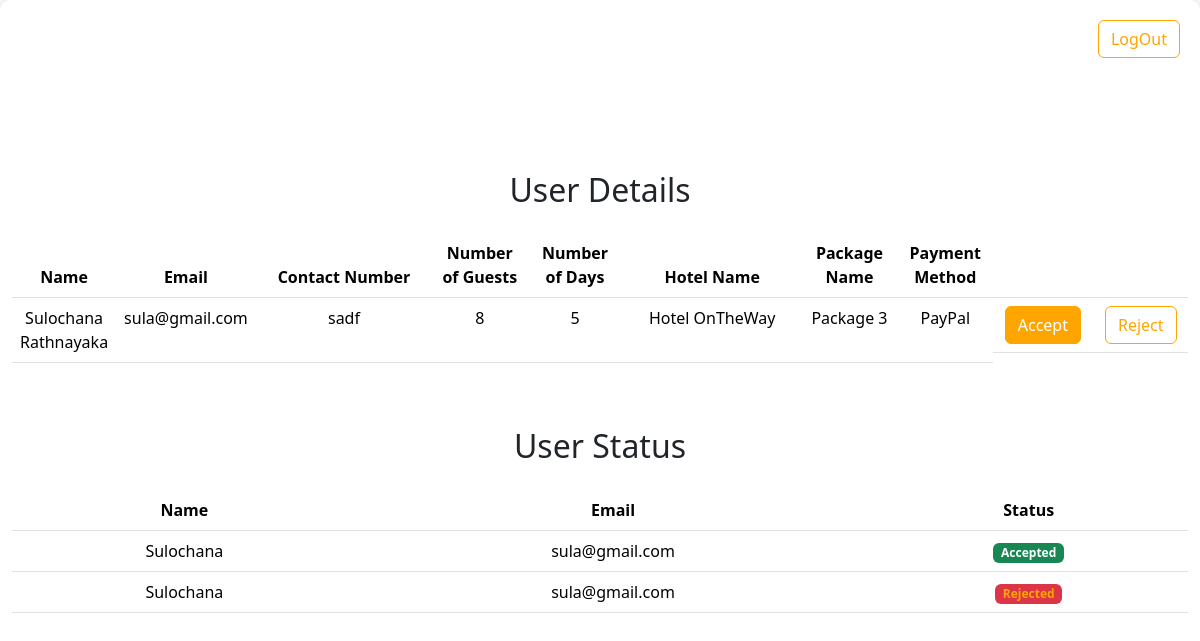
The app's page /hotelDashboard.php (signed in) with its own data.
### tables this page shows
CREATE TABLE IF NOT EXISTS `booking` (
  `id` int NOT NULL AUTO_INCREMENT,
  `user_name` varchar(255) NOT NULL,
  `email` varchar(255) NOT NULL,
  `contact` varchar(10) NOT NULL,
  `days` int NOT NULL,
  `no_of_guests` int NOT NULL,
  `package_id` int NOT NULL,
  `payment_id` int NOT NULL,
  `status_id` int NOT NULL DEFAULT '1',
  PRIMARY KEY (`id`),
  KEY `FK__package` (`package_id`),
  KEY `FK_booking_payment` (`payment_id`),
  KEY `FK_booking_status` (`status_id`),
  CONSTRAINT `FK__package` FOREIGN KEY (`package_id`) REFERENCES `package` (`id`),
  CONSTRAINT `FK_booking_payment` FOREIGN KEY (`payment_id`) REFERENCES `payment` (`id`),
  CONSTRAINT `FK_booking_status` FOREIGN KEY (`status_id`) REFERENCES `status` (`id`)
);

CREATE TABLE IF NOT EXISTS `hotel` (
  `id` int NOT NULL AUTO_INCREMENT,
  `name` varchar(255) NOT NULL,
  `location` varchar(255) NOT NULL,
  `username` varchar(50) NOT NULL,
  `password` varchar(50) NOT NULL,
  `main_img` varchar(255) DEFAULT NULL,
  PRIMARY KEY (`id`)
);

CREATE TABLE IF NOT EXISTS `package` (
  `id` int NOT NULL AUTO_INCREMENT,
  `package` varchar(255) NOT NULL,
  `details` varchar(255) NOT NULL,
  `price` double NOT NULL DEFAULT (0),
  `hotel_id` int NOT NULL,
  PRIMARY KEY (`id`),
  KEY `FK_package_hotel` (`hotel_id`),
  CONSTRAINT `FK_package_hotel` FOREIGN KEY (`hotel_id`) REFERENCES `hotel` (`id`)
);

CREATE TABLE IF NOT EXISTS `payment` (
  `id` int NOT NULL AUTO_INCREMENT,
  `method` varchar(50) NOT NULL,
  PRIMARY KEY (`id`)
);

### connection.php (called while the page is built, shortened)
<?php
class Database
{
    public static $connection;
    public static function setUpConnection()
    {
        if (!isset(Database::$connection)) {
            Database::$connection = new mysqli("localhost", "root", "No", "hotel_db", "3306");
        }
    }
    public static function search($q)
    {
        return Database::$connection->query($q);
    }
}

### hotelDashboard.php (the view, shortened to what this page needs)
<?php
require "connection.php";
if (isset($_SESSION['hotel'])) {
?>
  <!DOCTYPE html>
  <html lang="en">
  <head>
    <link href="bootstrap.css" rel="stylesheet" />
  </head>
  <body>
    <div class="container-fluid vh-100 d-flex align-items-center justify-content-center">
      <div class="row">
        <div>
          <h2 class="mb-4 text-center">User Details</h2>
          <button class="btn-danger btn_logout btn" onclick="hotelLogout()">LogOut</button>
          <table class="table text-center">
            <thead>
              <tr>
                <th class="col-1">Name</th>
                <th class="col-1">Email</th>
                <th class="col-2">Contact Number</th>
                <th class="col-1">Number of Guests</th>
                <th class="col-1">Number of Days</th>
                <th class="col-2">Hotel Name</th>
                <th class="col-1">Package Name</th>
                <th class="col-1">Payment Method</th>
                <th class="col-2"></th>
              </tr>
            </thead>
            <tbody>
              <?php
              $result = Database::search("SELECT *,booking.id AS b_id FROM booking
              INNER JOIN package ON booking.package_id=package.id
              INNER JOIN hotel ON package.hotel_id=hotel.id
              INNER JOIN payment ON booking.payment_id=payment.id
              WHERE hotel.id='" . $_SESSION['hotel']['id'] . "' AND status_id = '1' ");
              while ($data = $result->fetch_assoc()) {
              ?>
                <tr style="cursor: pointer">
                  <td><?= $data['user_name'] ?></td>
                  <td><?= $data['email'] ?></td>
                  <td><?= $data['contact'] ?></td>
                  <td><?= $data['no_of_guests'] ?></td>
                  <td><?= $data['days'] ?></td>
                  <td><?= $data['name'] ?></td>
                  <td><?= $data['package'] ?></td>
                  <td><?= $data['method'] ?></td>
                  <td class="d-flex justify-content-center gap-4">
                    <button class="btn btn-success" onclick="responseForBooking('<?= $data['b_id'] ?>',2);">Accept</button>
                    <button class="btn btn-danger" onclick="responseForBooking('<?= $data['b_id'] ?>',3);">Reject</button>
                  </td>
                </tr>
              <?php
              }
              ?>
            </tbody>
          </table>
        </div>
        <div class="mt-5">
          <h2 class="mb-4 text-center">User Status</h2>
          <table class="table text-center">
            <thead>
              <tr>
                <th>Name</th>
                <th>Email</th>
                <th>Status</th>
              </tr>
            </thead>
            <tbody>
              <?php
              $result1 = Database::search("SELECT * FROM booking
               INNER JOIN package ON booking.package_id=package.id
               INNER JOIN hotel ON package.hotel_id=hotel.id
              WHERE hotel.id='" . $_SESSION['hotel']['id'] . "' AND status_id!='1'");
              while ($data1 = $result1->fetch_assoc()) {
              ?>
                <tr>
                  <td><?= $data1['user_name'] ?></td>
                  <td><?= $data1['email'] ?></td>
                  <td>
                    <?php
                    if ($data1['status_id'] == 2) {
                    ?>
                      <span class="badge bg-success">Accepted</span>
                    <?php
                    } else if ($data1['status_id'] == 3) {
                    ?>
                      <span class="badge bg-danger">Rejected</span>
                    <?php
                    }
                    ?>
                  </td>
                </tr>
              <?php } ?>
            </tbody>
          </table>
        </div>
      </div>
    </div>
  </body>
  </html>
<?php
} else {
  header("Location:index.php");
}
?>

### hotelDashboard.php (style rules this page uses)
body { background-color: #f8f9fa; }
.container-fluid { background-color: #ffffff; border-radius: 10px; box-shadow: 0 0 10px rgba(0, 0, 0, 0.1); }
.btn-success, .badge.bg-success { background-color: #FFA500; border-color: #FFA500; }
.btn-danger, .badge.bg-danger { background-color: #ffffff; border-color: #FFA500; color: #FFA500; }
.table { background-color: #ffffff; }
.btn_logout { position: absolute; right: 20px; top: 20px; }

### records on screen
booking: user_name "Sulochana Rathnayaka", email "sula@gmail.com", contact "sadf", no_of_guests "8", days "5", hotel.name "Hotel OnTheWay", package.package "Package 3", payment.method "PayPal"
booking: user_name "Sulochana", email "sula@gmail.com", shows "Accepted"
booking: user_name "Sulochana", email "sula@gmail.com", shows "Rejected"
